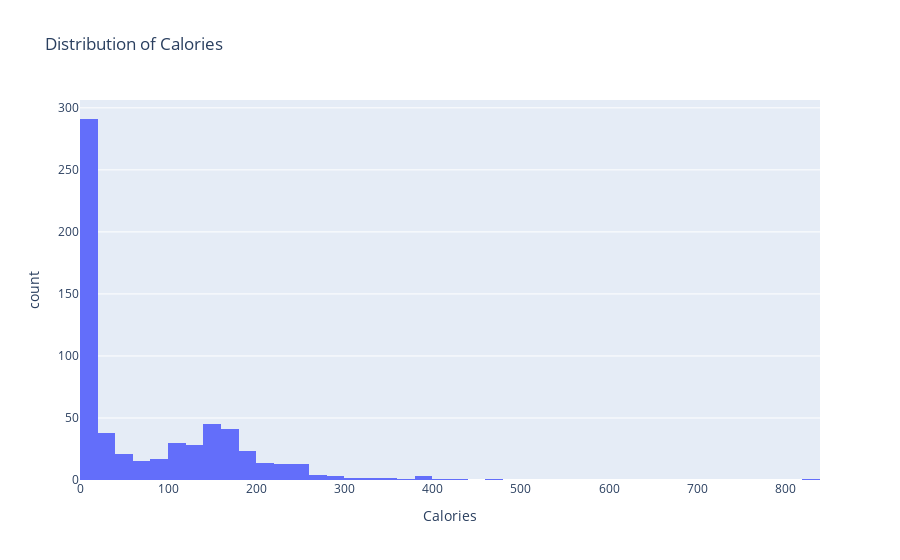

The notebook cell this image was saved under:
### Markdown cell above
### Histogram - Calories

### Code cell
px.histogram(caffeine, 
             x = 'Calories', 
             title='Distribution of Calories')

### Figure 1 — Plotly figure (JSON) as saved in the notebook; plotly's stock layout.template omitted (floating-point values rounded to 4 significant figures; data arrays with more than 128 entries replaced by an {"elided": "..."} marker saying what was removed)
{"data": [{"alignmentgroup": "True", "bingroup": "x", "hovertemplate": "Calories=%{x}<br>count=%{y}<extra></extra>", "legendgroup": "", "marker": {"color": "#636efa", "pattern": {"shape": ""}}, "name": "", "offsetgroup": "", "orientation": "v", "showlegend": false, "type": "histogram", "x": {"elided": "610 int values"}, "xaxis": "x", "yaxis": "y"}], "layout": {"barmode": "relative", "legend": {"tracegroupgap": 0}, "title": {"text": "Distribution of Calories"}, "xaxis": {"anchor": "y", "domain": [0, 1], "title": {"text": "Calories"}}, "yaxis": {"anchor": "x", "domain": [0, 1], "title": {"text": "count"}}}}
